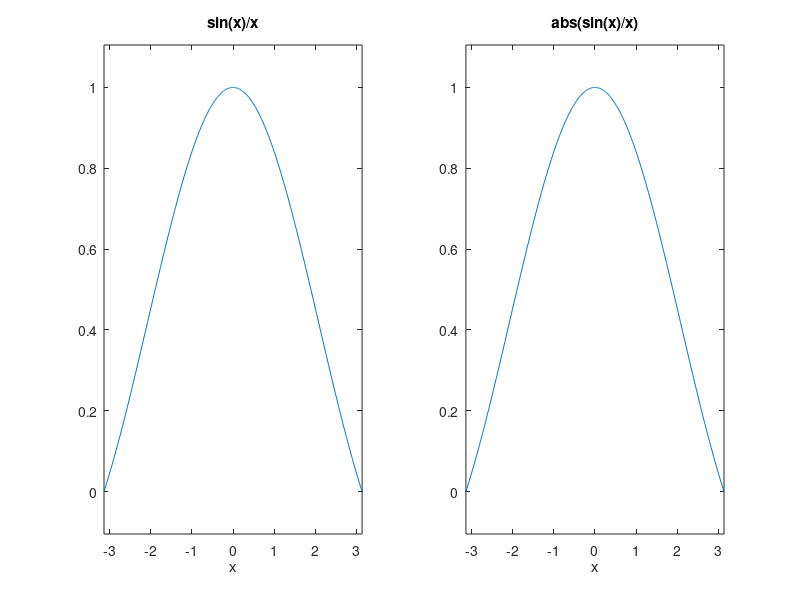
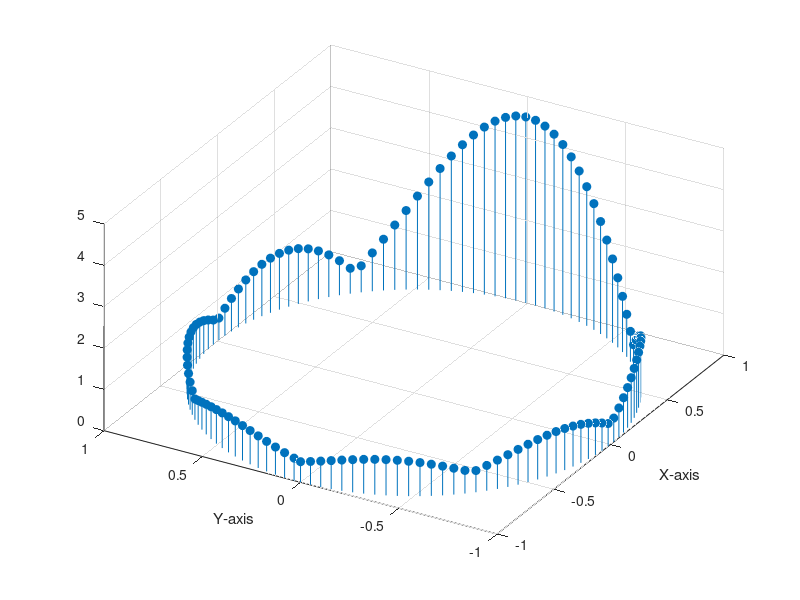

Reproduce these figures in MATLAB, in order.
subplot(121);
ezplot('sin(x)/x', pi*[-1,1]);
subplot(122);
ezplot('abs(sin(x)/x)', pi*[-1,1]);
figure;

theta = -pi:0.05:pi;
x = cos(theta);
y = sin(theta);
z = 0.5+abs(sin(4*theta)./theta);
stem3(x, y, z, 'fill');
view(-60, 45);
xlabel('X-axis');
ylabel('Y-axis');